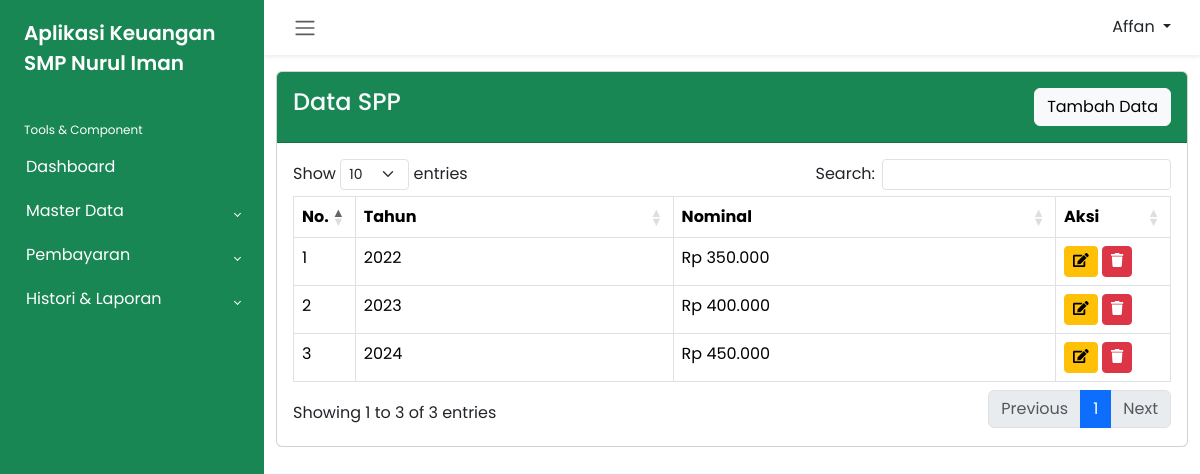
Page /admin/spp.php (signed in) on the committed database.
### tables this page shows
CREATE TABLE `petugas` (
  `id_petugas` int(11) NOT NULL,
  `user_name` varchar(50) NOT NULL,
  `pass_word` varchar(64) NOT NULL,
  `nama_petugas` varchar(50) NOT NULL,
  `level` enum('admin','petugas') NOT NULL
);

CREATE TABLE `spp` (
  `id_spp` int(11) NOT NULL,
  `tahun` int(11) NOT NULL,
  `nominal_spp` int(11) NOT NULL
);

### function.php (called while the page is built, shortened)
<?php
    if (!function_exists('rupiah')) {
        function rupiah($rp){
            $jumlah = number_format($rp, 0,",",".");
            $rupiah = "Rp ".$jumlah;
            return $rupiah;
        }
    }
?>

### admin/spp.php (the view, shortened to what this page needs)
<?php
include 'header.php';
include '../function.php';
?>
<div class="card mb-4">
    <div class="card-header bg-success py-3 d-flex justify-content-between">
        <h4 class="m-0 font-weight-bold text-light">Data SPP</h4>
        <button type="button" class="btn btn-light" data-bs-toggle="modal" data-bs-target="#addModal">
            Tambah Data
        </button>
    </div>
    <div class="card-body">
        <table class="table table-bordered" id="myTable" width="100%">
            <thead>
                <tr>
                    <th width="10px">No.</th>
                    <th>Tahun</th>
                    <th>Nominal</th>
                    <th width="80px">Aksi</th>
                </tr>
            </thead>
            <tbody>
                <?php
                $number = 1;
                $query = "SELECT * FROM spp";
                $result = mysqli_query($conn, $query);
                while ($row = mysqli_fetch_assoc($result)) :
                ?>
                    <tr>
                        <td><?= $number++ ?></td>
                        <td><?= $row['tahun'] ?></td>
                        <td><?= rupiah($row['nominal_spp']) ?></td>
                        <td>
                            <a href="editspp.php?id_spp=<?= $row['id_spp'] ?>" class="btn btn-sm btn-warning"><span class="fas fa-edit"></span></a>
                            <a href="spp.php?id_spp=<?= $row['id_spp'] ?>" class="btn btn-sm btn-danger" onclick="return confirm('Apakah yakin ingin menghapus data?')"><span class="fas fa-trash"></span></a>
                        </td>
                    </tr>
                <?php endwhile; ?>
            </tbody>
        </table>
    </div>
    <?php
    include 'footer.php';
    ?>

### admin/header.php (shortened to what this page needs)
<?php
include '../function.php';
?>
<!DOCTYPE html>
<html lang="en">
<head>
    <link rel="stylesheet" href="../dist/css/bootstrap.min.css">
    <link rel="stylesheet" href="../dist/css/dataTables.bootstrap5.min.css">
    <link rel="stylesheet" href="../dist/css/all.css">
    <link rel="stylesheet" href="../dist/css/bootstrap-chosen.css">
    <link rel="stylesheet" href="../dist/css/style.css">
</head>
<body>
    <div class="wrapper">
        <aside id="sidebar" class="bg-success">
            <div class="h-100">
                <div class="sidebar-logo">
                    <a href="#">Aplikasi Keuangan SMP Nurul Iman</a>
                </div>
                <ul class="sidebar-nav">
                    <li class="sidebar-header">
                        Tools & Component
                    </li>
                    <li class="sidebar-item">
                        <a href="index.php" class="sidebar-link">
                            Dashboard
                        </a>
                    </li>
                    <li class="sidebar-item">
                        <a href="#" class="sidebar-link collapsed" data-bs-toggle="collapse" data-bs-target="#masterData" aria-expanded="false" aria-controls="masterData">
                            Master Data
                        </a>
                    </li>
                    <li class="sidebar-item">
                        <a href="#" class="sidebar-link collapsed" data-bs-toggle="collapse" data-bs-target="#pembayaran" aria-expanded="false" aria-controls="pembayaran">
                            Pembayaran
                        </a>
                    </li>
                    <li class="sidebar-item">
                        <a href="#" class="sidebar-link collapsed" data-bs-toggle="collapse" data-bs-target="#histori" aria-expanded="false" aria-controls="histori">
                            Histori & Laporan
                        </a>
                    </li>
                </ul>
            </div>
        </aside>
        <div class="main">
            <nav class="navbar navbar-expand px-3 shadow-sm d-flex justify-content-between">
                <button class="btn" type="button">
                    <span class="navbar-toggler-icon"></span>
                </button>
                <?php
                $id_petugas = $_SESSION['id_petugas'];
                $query = mysqli_query($conn, "SELECT * FROM petugas WHERE id_petugas = '$id_petugas'");
                $row = mysqli_fetch_assoc($query);
                ?>
                <div class="dropdown">
                    <button class="btn dropdown-toggle" type="button" id="dropdownMenuButton1" data-bs-toggle="dropdown" aria-expanded="false">
                        <span><?= $row['nama_petugas']; ?></span>
                    </button>
                </div>
            </nav>
            <div class="container pt-3">

### rows in the picture
petugas: nama_petugas "Affan"
spp: tahun "2022", nominal_spp "Rp 350.000"
spp: tahun "2023", nominal_spp "Rp 400.000"
spp: tahun "2024", nominal_spp "Rp 450.000"
